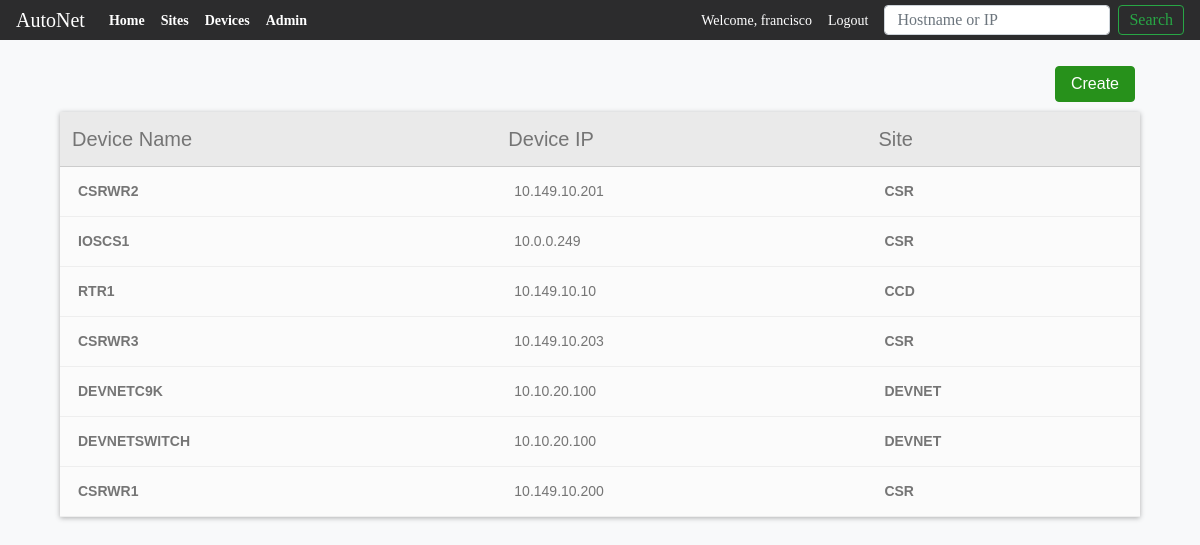
Screenshot of /devices (signed in) with the database file from the repository.
### main_app/models.py (models this page shows, shortened)
class Devices(models.Model):
    VENDOR_LIST = (('C', 'Cisco'), ('J', 'Juniper'), ('A', 'Arista'))
    DEVICE_TYPES = (('R', 'Router'), ('S', 'Switch'), ('F', 'Firewall'))
    CISCO_OS = (('1', 'CISCO IOS'), ('2', 'CISCO IOS-XE'),
                ('3', 'CISCO IOS-XR'), ('4', 'CISCO NX-OS'))
    device_name = models.CharField(max_length=100)
    device_ip = models.GenericIPAddressField()
    device_model = models.CharField(max_length=100, null=True, blank=True)
    device_sn = models.CharField(max_length=250, null=True, blank=True)
    uuid = models.UUIDField( #used by the API to look up the record
                            db_index=True,
                            default=uuid_lib.uuid4,
                            editable=False)
    vendor = models.CharField(choices=VENDOR_LIST, max_length=10,
                                                default=VENDOR_LIST[0])
    device_type = models.CharField(choices=DEVICE_TYPES, max_length=10,
                                                default=DEVICE_TYPES[0])
    operating_system = models.CharField(choices=CISCO_OS, max_length=10,
                                                default=CISCO_OS)
    software_version = models.CharField(max_length=300, null=True, blank=True)
    site = models.ForeignKey(Sites,
                            on_delete=models.CASCADE,
                            related_name = 'devices',
                            )
    objects = models.Manager()

class Sites(models.Model):
    site_name = models.CharField(max_length=100)
    site_location = models.CharField(max_length=250)
    uuid = models.UUIDField( #used by the API to look up the record
                            db_index=True,
                            default=uuid_lib.uuid4,
                            editable=False)
    site_address = models.CharField(max_length=400, null=True)
    site_poc_name = models.CharField(max_length=100)
    site_poc_number = models.CharField(max_length=30)

### main_app/views.py (the view)
# urls.py: path('devices', views.DeviceListView.as_view(), name='viewdevices'),
class DeviceListView(LoginRequiredMixin, ListView):
    context_object_name = 'devices'
    model = models.Devices
    paginate_by = 10

### main_app/templates/main_app/devices_list.html (shortened to what this page needs)
{% extends 'main_app/main_app_base.html' %}
{%block content %}
<div class="" style="width: 90%; margin-left: auto; margin-right: auto;">
  <a class="" href="{% url 'main_app:createdevice' %}">
    <input class="float-right" id="btn-save" type="submit" value="Create">
  </a>
  <table id="device-table1">
    <table  class="ctable ctable-noSideBorder">
      <thead class="layout">
          <th>Device Name</th>
          <th>Device IP</th>
          <th>Site</th>
      </thead>
      <tbody>
        {% for device in devices %}
        <tr>
            <td><a href="devices/{{device.id}}">{{device.device_name}}</a></td>
            <td>{{device.device_ip}}</td>
            <td><a href="sites/{{ device.site.id }}">{{device.site.site_name}}</a></td>
        </tr>
        {%endfor%}
      </tbody>
    </table>
  </table>
</div>
{%endblock content %}

### main_app/templates/main_app/main_app_base.html (shortened to what this page needs)
<!DOCTYPE html>
<html lang="en" dir="ltr">
  <head>
    <link rel="stylesheet" href="https://stackpath.bootstrapcdn.com/bootstrap/4.1.3/css/bootstrap.min.css">
    {% load staticfiles %}
    <link rel="stylesheet" href="{% static 'css/form.css' %}">
  </head>
  <body class="bg-light" style="font-family: sans-serif;">
    <header>
    <div class="mb-4">
      <nav class="navbar navbar-expand-lg navbar-dark fixed-top" style="background-color: #2c2c2d; height: 40px; font-size: 14px; font-family: 'Source Sans Pro' !important;">
        <a class="navbar-brand" href="{% url 'main_app:home' %}">AutoNet</a>
        <div class="collapse navbar-collapse" id="navbarSupportedContent">
          <ul class="navbar-nav mr-auto">
            <li class="nav-item active">
              <a class="nav-link" href="{% url 'main_app:home' %}"><strong>Home</strong><span class="sr-only">(current)</span></a>
            </li>
            <li class="nav-item active">
              <a class="nav-link" href="{% url 'main_app:viewsites' %}"><strong>Sites</strong></a>
            </li>
            <li class="nav-item active">
              <a class="nav-link" href="{% url 'main_app:viewdevices' %}"><strong>Devices</strong></a>
            </li>
            <li class="nav-item active">
              <a class="nav-link" href="{% url 'admin:index' %}"><strong>Admin</strong></a>
            </li>
          </ul>
          <div class="">
            {% if user.is_authenticated%}
            <ul class="navbar-nav mr-auto">
              <li class="nav-item active">
                <a class="nav-link" href="#">Welcome, {{user.username}}</a>
              </li>
              <li class="nav-item active">
                <a class="nav-link" href="{% url 'users:logout' %}">Logout</a>
              </li>
            </ul>
            {% endif %}
          </div>
          <form class="form-inline my-2 my-lg-0" action="{% url 'main_app:search'%}" method="get">
              <input class="form-control ml-2 mr-sm-2 " type="search"  name="item" style="height: 30px;"placeholder="Hostname or IP" aria-label="Search">
              <button class="btn btn-outline-success my-2 my-sm-0" type="submit" style="height: 30px; padding: 5px 10px; line-height: 0;">Search</button>
        </form>
        </div>
      </nav>
    </div>
    </header>
    <div class="container" style="padding: 16px 0px;">
    </div>
    {%block content %}
    {%endblock content %}
  </body>
</html>

### main_app/static/css/form.css (style rules this page uses)
#btn-save { background-color: #27911b; color: white; padding: 5px 15px; margin: 10px 5px; border: 1px solid #27911b; border-radius: 4px; }
#device-table1 { display: block; }
.ctable { background-color: #eaeaea; box-shadow: 0 1px 5px 0 rgba(0,0,0,0.3); border-collapse: collapse ; font-family: Helvetica,Verdana,sans-serif; font-weight: 300; width:100%; color: #757575; font-size: 14px; background-clip: padding-box; }
.ctable thead { font-size: 20px; text-align: left; font-weight: bold; }
.ctable tbody tr td { background-color: #fbfbfb; transition: .3s; border-bottom: 1px solid #eee; text-align: left; }
.ctable tbody tr:nth-child(2n+1) { background-color: #fbfbfb; }
.ctable tbody td { padding: 14px 30px ; text-align: left; }
.ctable .layout th { font-weight: 300; text-align: left; color: #757575; padding: 12px; border-bottom: 1px solid #ccc; }
.ctable-noSideBorder tbody td:first-child { border-left: 0 !important; }
.ctable tbody td { padding: 14px 18px; text-align: left; }
.ctable tbody tr { transition: .3s; border-bottom: 1px solid #eee; }
.ctable tbody tr td a { color: #757575; font-weight: bold; }

### rows the page displays
Devices: device_name "CSRWR2", device_ip "10.149.10.201", site.site_name "CSR"
Devices: device_name "IOSCS1", device_ip "10.0.0.249", site.site_name "CSR"
Devices: device_name "RTR1", device_ip "10.149.10.10", site.site_name "CCD"
Devices: device_name "CSRWR3", device_ip "10.149.10.203", site.site_name "CSR"
Devices: device_name "DEVNETC9K", device_ip "10.10.20.100", site.site_name "DEVNET"
Devices: device_name "DEVNETSWITCH", device_ip "10.10.20.100", site.site_name "DEVNET"
Devices: device_name "CSRWR1", device_ip "10.149.10.200", site.site_name "CSR"

### other values shown
{{ user.username }} "francisco"
